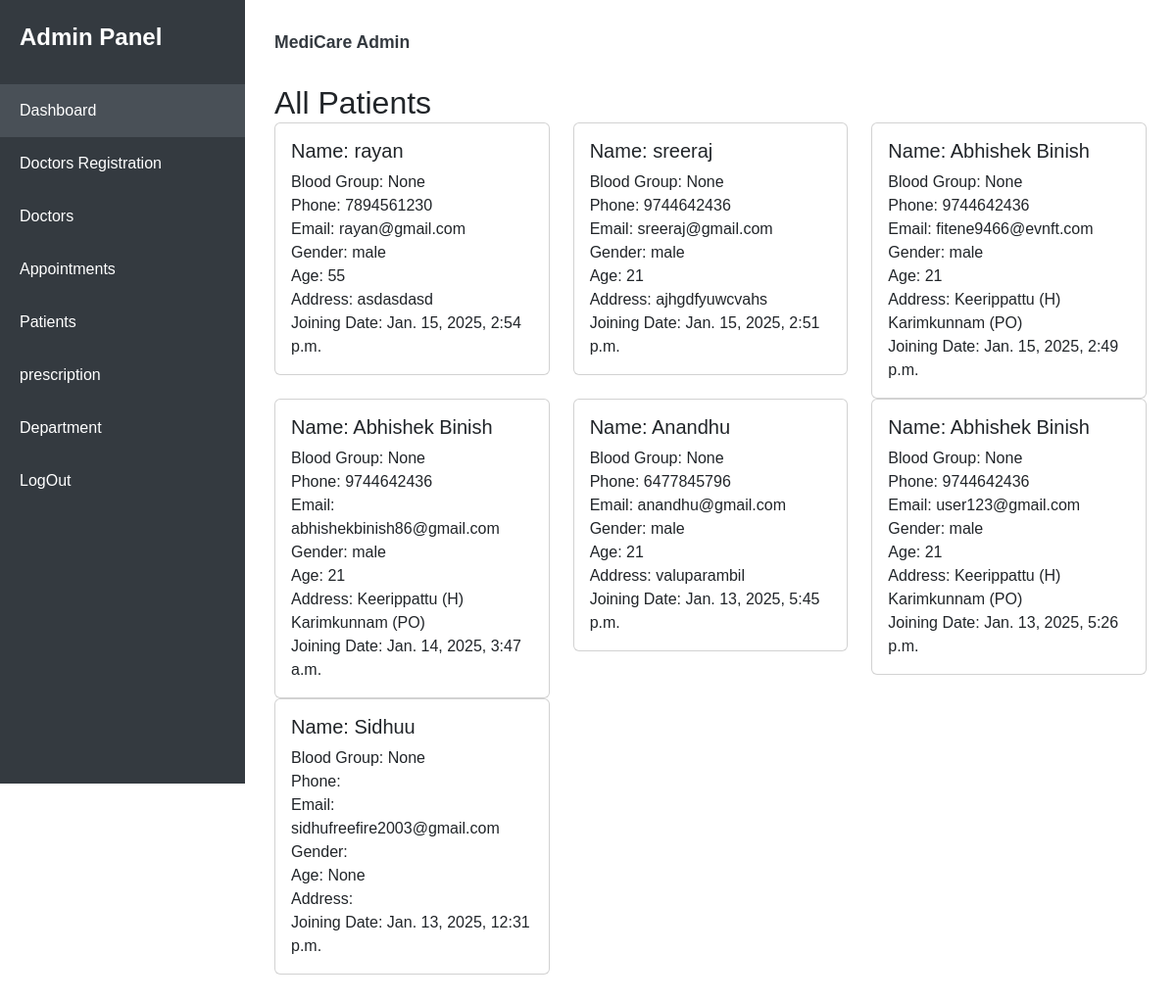
The page /view_all_patient on the database as committed earlier.
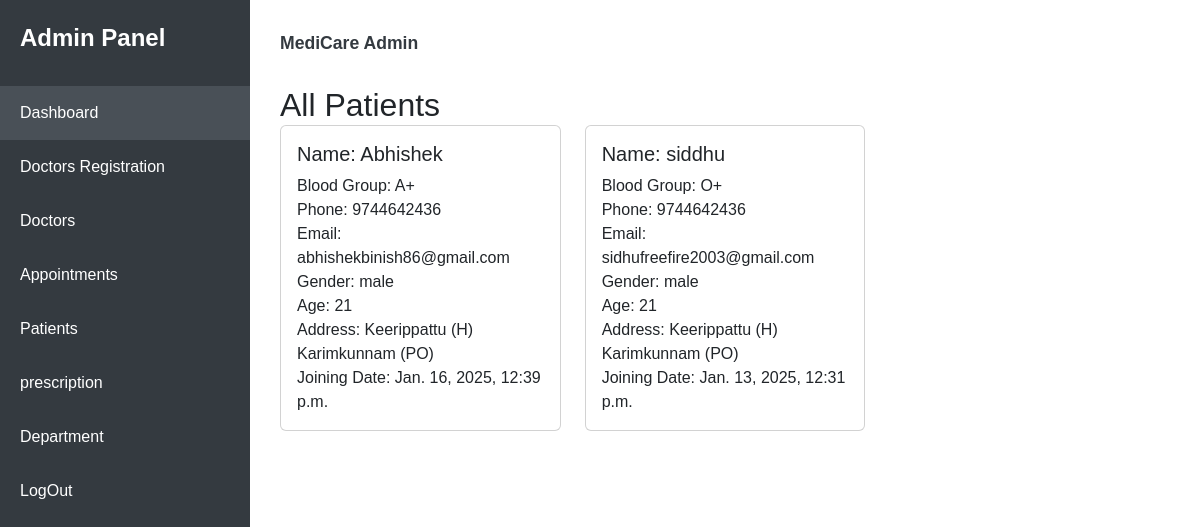
The same page on the database as committed later.
### app/models.py (models this page shows)
class Patient(models.Model):
    name = models.CharField(max_length=50)
    password = models.TextField()
    age = models.PositiveIntegerField(null=True, blank=True)
    gender = models.CharField(max_length=10, choices=[('Male', 'Male'), ('Female', 'Female'), ('Other', 'Other')])
    phone = models.CharField(max_length=15)
    email = models.EmailField()
    address = models.CharField(max_length=255)
    pincode = models.CharField(max_length=10)
    blood_group = models.CharField(max_length=5, blank=True, null=True)  # Optional blood group
    date_created = models.DateTimeField(auto_now_add=True, null= True)
    last_updated = models.DateTimeField(auto_now=True, null= True)

### app/views.py (the view)
# urls.py: path('view_all_patient', views.view_all_patient),
def view_all_patient(req):
    patient=Patient.objects.all()[::-1]
    return render( req,'admin/all_patients.html',{'patient':patient})

### templates/admin/all_patients.html (shortened to what this page needs)
<!DOCTYPE html>
<html lang="en">
<head>
    <link href="https://cdn.jsdelivr.net/npm/bootstrap@5.3.3/dist/css/bootstrap.min.css" rel="stylesheet">
</head>
<body>
    <div class="sidebar">
        <div class="logo">
            Admin Panel
        </div>
        <ul class="nav-links">
            <li><a href="admin_home" class="active">Dashboard</a></li>
            <li><a href="{% url 'register_doctor' %}">Doctors Registration</a></li>
            <li><a href="view_all_doctors">Doctors</a></li>
            <li><a href="admin_view_appointments">Appointments</a></li>
            <li><a href="view_all_patient">Patients</a></li>
            <li><a href="view_all_prescription">prescription</a></li>
            <li><a href="department">Department</a></li>
            <li><a href="logout">LogOut</a></li>
        </ul>
    </div>
<div class="main-content">
        <div class="header">
            <div class="user-profile">MediCare Admin</div>
        </div>
        <section>
            <h2 class="card-header">All Patients</h2>
            <div class="row">
                {% for patient in patient %}
                <div class="col-md-4">
                    <div class="card">
                        <div class="card-body">
                            <h5 class="card-title">Name: {{ patient.name }}</h5>
                            <div class="appointment-info">
                                <span>Blood Group:</span> {{ patient.blood_group }}
                            </div>
                            <div class="appointment-info">
                                <span>Phone:</span> {{ patient.phone }}
                            </div>
                            <div class="appointment-info">
                                <span>Email:</span> {{ patient.email }}
                            </div>
                            <div class="appointment-info">
                                <span>Gender:</span> {{ patient.gender }}
                            </div>
                            <div class="appointment-info">
                                <span>Age:</span> {{ patient.age }}
                            </div>
                            <div class="appointment-info">
                                <span>Address:</span> {{ patient.address }}
                            </div>
                            <div class="appointment-info">
                                <span>Joining Date:</span> {{ patient.date_created }}
                            </div>
                        </div>
                    </div>
                </div>
                {% endfor %}
            </div>
        </section>
</div>
</body>
</html>

### templates/admin/all_patients.html (style rules this page uses)
:root { --sidebar-width: 250px; --primary-color: #343a40; --hover-color: #495057; --transition-speed: 0.3s; }
body { font-family: 'Arial', sans-serif; background-color: #ffffff; margin: 0; overflow-x: hidden; }
.sidebar { position: fixed; top: 0; left: 0; width: var(--sidebar-width); height: 100vh; background-color: var(--primary-color); color: white; padding-top: 20px; transition: transform var(--transition-speed); z-index: 1000; }
.sidebar .logo { font-size: 1.5rem; font-weight: bold; padding: 0 20px 30px; display: flex; align-items: center; justify-content: space-between; }
.nav-links { list-style: none; padding: 0; margin: 0; }
.nav-links li a { color: white; text-decoration: none; display: block; padding: 15px 20px; transition: background-color var(--transition-speed); }
.nav-links li a:hover, .nav-links li a.active { background-color: var(--hover-color); }
.main-content { margin-left: var(--sidebar-width); padding: 30px; transition: margin var(--transition-speed); }
.header { display: flex; justify-content: space-between; align-items: center; margin-bottom: 30px; flex-wrap: wrap; gap: 15px; }
.user-profile { font-size: 1.1rem; font-weight: bold; color: var(--primary-color); }

Rows that differ between the two databases and show on the page:
removed Patient: name "rayan", blood_group "None", phone "7894561230", email "rayan@gmail.com", gender "male", age "55", address "asdasdasd", date_created "Jan. 15, 2025, 2:54 p.m."
removed Patient: name "sreeraj", blood_group "None", phone "9744642436", email "sreeraj@gmail.com", gender "male", age "21", address "ajhgdfyuwcvahs", date_created "Jan. 15, 2025, 2:51 p.m."
removed Patient: name "Abhishek Binish", blood_group "None", phone "9744642436", email "fitene9466@evnft.com", gender "male", age "21", address "Keerippattu (H) Karimkunnam (PO)", date_created "Jan. 15, 2025, 2:49 p.m."
removed Patient: name "Abhishek Binish", blood_group "None", phone "9744642436", email "abhishekbinish86@gmail.com", gender "male", age "21", address "Keerippattu (H) Karimkunnam (PO)", date_created "Jan. 14, 2025, 3:47 a.m."
removed Patient: name "Anandhu", blood_group "None", phone "6477845796", email "anandhu@gmail.com", gender "male", age "21", address "valuparambil", date_created "Jan. 13, 2025, 5:45 p.m."
removed Patient: name "Abhishek Binish", blood_group "None", phone "9744642436", email "user123@gmail.com", gender "male", age "21", address "Keerippattu (H) Karimkunnam (PO)", date_created "Jan. 13, 2025, 5:26 p.m."
added Patient: name "Abhishek", blood_group "A+", phone "9744642436", email "abhishekbinish86@gmail.com", gender "male", age "21", address "Keerippattu (H) Karimkunnam (PO)", date_created "Jan. 16, 2025, 12:39 p.m."
changed Patient "sidhufreefire2003@gmail.com": name "Sidhuu" → "siddhu"; blood_group "None" → "O+"; phone (not shown) → "9744642436"; gender (not shown) → "male"; age "None" → "21"; address (not shown) → "Keerippattu (H) Karimkunnam (PO)"
